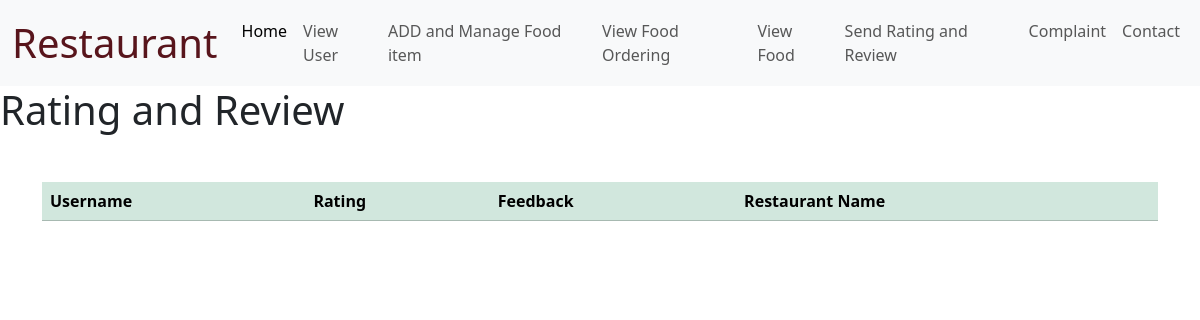
Page /Resreview (signed in) on the earlier database version.
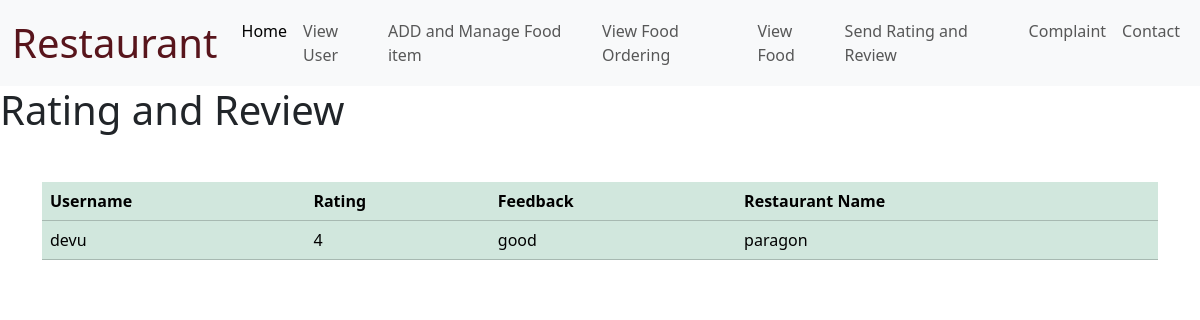
Same page on the later database version.
### world_wallet_expence_app/models.py (models this page shows)
class FeedbackTableforRestaurant(models.Model):
     USERID=models.ForeignKey(UserTable, on_delete=models.CASCADE)
     rating=models.CharField(max_length=20, null=True,blank=True)
     feedback=models.CharField(max_length=20, null=True,blank=True)
     MENUID=models.ForeignKey(FoodmenuTable, on_delete=models.CASCADE,null=True,blank=True)
     RESTAURANTID=models.ForeignKey(RestaurantTable, on_delete=models.CASCADE,null=True,blank=True)

class UserTable(models.Model):
    LOGINID=models.ForeignKey(LoginTable, on_delete=models.CASCADE)
    Name=models.CharField(max_length=20, null=True,blank=True)
    phone=models.CharField(max_length=20, null=True,blank=True)
    place=models.CharField(max_length=25, null=True,blank=True)
    status=models.CharField(max_length=25, null=True,blank=True)

class RestaurantTable(models.Model):
     LOGINID =models.ForeignKey(LoginTable, on_delete=models.CASCADE)
     name=models.CharField(max_length=20, null=True,blank=True)
     place=models.CharField(max_length=20, null=True,blank=True)
     phoneno=models.BigIntegerField(null=True,blank=True)
     email=models.CharField(max_length=20, null=True,blank=True)

### world_wallet_expence_app/views.py (the view)
# urls.py: path('Resreview',Resreview.as_view(),name='Resreview'),
class Resreview(View):
    def get(self,request):
          restaurant_id = request.session.get("restaurant_id")
          r = FeedbackTableforRestaurant.objects.filter(RESTAURANTID=restaurant_id)
          return render(request,"RESTAURANT/resreview.html",{'r':r})

### templates/RESTAURANT/resreview.html (shortened to what this page needs)
{% load static %}
<html lang="en">
<head>
    <link href="https://cdn.jsdelivr.net/npm/bootstrap@5.3.3/dist/css/bootstrap.min.css" rel="stylesheet">
</head>
<body>
    <nav class="navbar navbar-expand-lg bg-body-tertiary">
        <div class="container-fluid">
          <a class="navbar-brand fs-1 text-danger-emphasis" href="#">Restaurant</a>
          <div class="collapse navbar-collapse" id="navbarSupportedContent">
            <ul class="navbar-nav ms-auto mb-2 mb-lg-0">
              <li class="nav-item">
                <a class="nav-link active" aria-current="page" href="/HomeRS">Home</a>
              </li>
              <li class="nav-item">
                <a class="nav-link" href="/viewuser">View User</a>
              </li>
              <li class="nav-item">
                <a class="nav-link" href="/Add">ADD and Manage Food item</a>
              </li>
              <li class="nav-item">
                <a class="nav-link " href="/viewfood">View Food Ordering</a>
              </li>
              <li class="nav-item">
                <a class="nav-link " href="/foodview">View Food </a>
              </li>
              <li class="nav-item">
                <a class="nav-link" href="/Resreview">Send Rating and Review</a>
              </li>
              <li class="nav-item">
                <a class="nav-link" href="/restcomplaint">Complaint</a>
              </li>
              <li class="nav-item">
                <a class="nav-link" href="#">Contact</a>
              </li>
            </ul>
          </div>
        </div>
      </nav>
        <h1>Rating and Review</h1>
        <div class="container mt-5">
            <table class="table table-success">
                <thead>
                  <tr>
                    <th scope="col">Username</th>
                    <th scope="col">Rating</th>
                    <th scope="col">Feedback</th>
                    <th scope="col">Restaurant Name</th>
                  </tr>
                </thead>
                <tbody>
                  {%for i in r%}
                  <tr>
                    <td>{{i.USERID.Name}}</td>
                    <td>{{i.rating}}</td>
                    <td>{{i.feedback}}</td>
                    <td>{{i.RESTAURANTID.name}}</td>
                  </tr>
                  {%endfor%}
                </tbody>
              </table>
            </div>
</body>
</html>

Differences in the rows shown:
now on this page (row edited): FeedbackTableforRestaurant: USERID.Name "devu", rating "4", feedback "good", RESTAURANTID.name "paragon"
